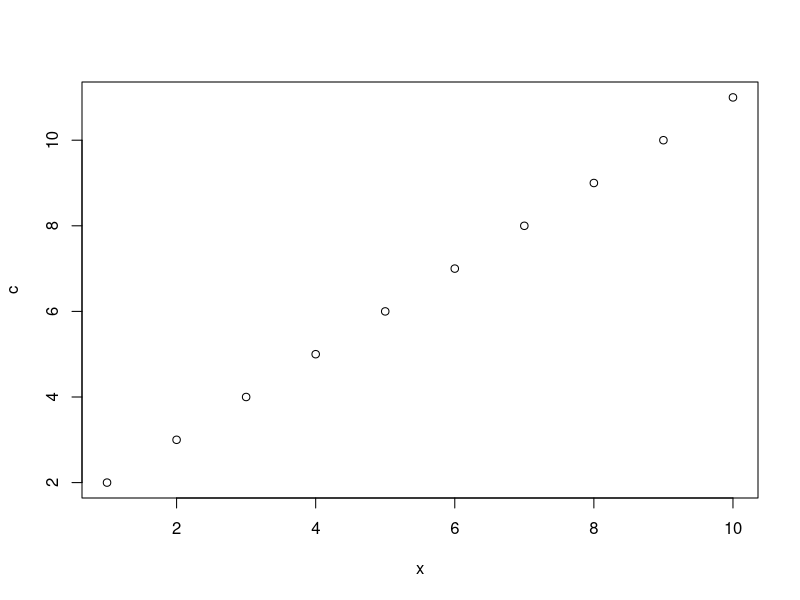

This figure's R source: (Note: this script raises an error after producing the figure.)
setwd("C:/users/ignat/desktop/data100")
x <- 1:10
c <- 2:11
plot(x,c)
length(x)
length(c)
d <- seq(from = 50, to = 70, by = 2)
plot(x,d)
length(d)
d[1]
d <- d[-1]
sample(1:10, size = 10, replace = TRUE)

peanuts <- sample(1:10, size=10, replace = TRUE)
cashews <- sample(1:10, size = 10, replace = TRUE)
walnuts <- sample(1:10, size = 10, replace = TRUE)

#c(peanuts, cashews, walnuts)

nuts <- cbind(peanuts, cashews, walnuts)

#t(rbind(peanuts, cashews, walnuts))

nuts[5,2]
nuts[5,]

nuts.df <- cbind.data.frame(peanuts, cashews, walnuts)

names(nuts.df)<- c("scuperdines","muscadines","leechi-nuts")

m <- nrow(nuts.df)
n <- ncol(nuts.df)

m*n

r <- sum(nuts.df$scuperdines)
s <- sum(nuts.df)

r/s
